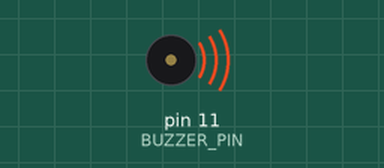
Simulated run of this sketch. Board: Arduino Uno, built with avr-gcc and run on an emulated ATmega328P. Parts: buzzer (waves = sounding).

Above: at 1.5 s.
At 3.5 s:
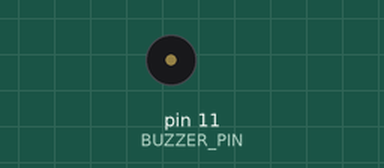
Timing chart, 0 to 7.5 s (numbered marks = the images above):
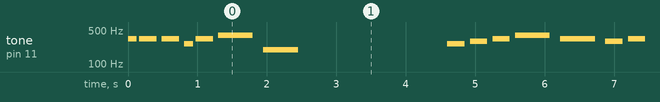

Measured:
- by itself, tone on pin 11 (BUZZER_PIN): plays 330 Hz for 0.13 s, 330 Hz for 0.25 s, 330 Hz for 0.25 s, 262 Hz for 0.13 s, 330 Hz for 0.25 s, 392 Hz for 0.50 s … (194 notes in this stretch)

The sketch:

Speaker_Library.ino
```cpp
#include <Arduino.h>
#include "MyMusic.h"

#define BUZZER_PIN 11

MyMusic music(BUZZER_PIN);

void setup() {
  Serial.begin(9600);
}

void loop() {
  music.playSmileMelody();
  delay(2000);

  music.playCryMelody();
  delay(2000);
}
```

MyMusic.cpp
```cpp
#include "MyMusic.h"

MyMusic::MyMusic(int pin) {
  _pin = pin;
  pinMode(_pin, OUTPUT);
}

void MyMusic::playMelody(const int melody[], const int noteDurations[], int length) {
  for (int thisNote = 0; thisNote < length; thisNote++) {
    int noteDuration = 1000 / noteDurations[thisNote];
    tone(_pin, melody[thisNote], noteDuration);
    int pauseBetweenNotes = noteDuration * 1.30;
    delay(pauseBetweenNotes);
    noTone(_pin);
  }
}

void MyMusic::playSmileMelody() {
  playMelody(smileMelody, smileNoteDurations, 7);
}

void MyMusic::playCryMelody() {
  playMelody(cryMelody, cryNoteDurations, 10);
}
```

MyMusic.h
```cpp
#ifndef MyMusic_h
#define MyMusic_h

#include <Arduino.h>

#define NOTE_B0  31
#define NOTE_C1  33
#define NOTE_CS1 35
#define NOTE_D1  37
#define NOTE_DS1 39
#define NOTE_E1  41
#define NOTE_F1  44
#define NOTE_FS1 46
#define NOTE_G1  49
#define NOTE_GS1 52
#define NOTE_A1  55
#define NOTE_AS1 58
#define NOTE_B1  62
#define NOTE_C2  65
#define NOTE_CS2 69
#define NOTE_D2  73
#define NOTE_DS2 78
#define NOTE_E2  82
#define NOTE_F2  87
#define NOTE_FS2 93
#define NOTE_G2  98
#define NOTE_GS2 104
#define NOTE_A2  110
#define NOTE_AS2 117
#define NOTE_B2  123
#define NOTE_C3  131
#define NOTE_CS3 139
#define NOTE_D3  147
#define NOTE_DS3 156
#define NOTE_E3  165
#define NOTE_F3  175
#define NOTE_FS3 185
#define NOTE_G3  196
#define NOTE_GS3 208
#define NOTE_A3  220
#define NOTE_AS3 233
#define NOTE_B3  247
#define NOTE_C4  262
#define NOTE_CS4 277
#define NOTE_D4  294
#define NOTE_DS4 311
#define NOTE_E4  330
#define NOTE_F4  349
#define NOTE_FS4 370
#define NOTE_G4  392
#define NOTE_GS4 415
#define NOTE_A4  440
#define NOTE_AS4 466
#define NOTE_B4  494
#define NOTE_C5  523
#define NOTE_CS5 554
#define NOTE_D5  587
#define NOTE_DS5 622
#define NOTE_E5  659
#define NOTE_F5  698
#define NOTE_FS5 740
#define NOTE_G5  784
#define NOTE_GS5 831
#define NOTE_A5  880
#define NOTE_AS5 932
#define NOTE_B5  988
#define NOTE_C6  1047
#define NOTE_CS6 1109
#define NOTE_D6  1175
#define NOTE_DS6 1245
#define NOTE_E6  1319
#define NOTE_F6  1397
#define NOTE_FS6 1480
#define NOTE_G6  1568
#define NOTE_GS6 1661
#define NOTE_A6  1760
#define NOTE_AS6 1865
#define NOTE_B6  1976
#define NOTE_C7  2093
#define NOTE_CS7 2217
#define NOTE_D7  2349
#define NOTE_DS7 2489
#define NOTE_E7  2637
#define NOTE_F7  2794
#define NOTE_FS7 2960
#define NOTE_G7  3136
#define NOTE_GS7 3322
#define NOTE_A7  3520
#define NOTE_AS7 3729
#define NOTE_B7  3951
#define NOTE_C8  4186
#define NOTE_CS8 4435
#define NOTE_D8  4699
#define NOTE_DS8 4978

class MyMusic {
public:
  MyMusic(int pin);
  void playMelody(const int melody[], const int noteDurations[], int length);
  void playSmileMelody();
  void playCryMelody();

private:
  int _pin;

  const int smileMelody[7] = {330, 330, 330, 262, 330, 392, 196};
  const int smileNoteDurations[7] = {8, 4, 4, 8, 4, 2, 2};

  const int cryMelody[10] = {262, 294, 330, 392, 330, 294, 330, 294, 330, 262};
  const int cryNoteDurations[10] = {4, 4, 4, 2, 2, 4, 4, 4, 4, 1};
};

#endif
```
